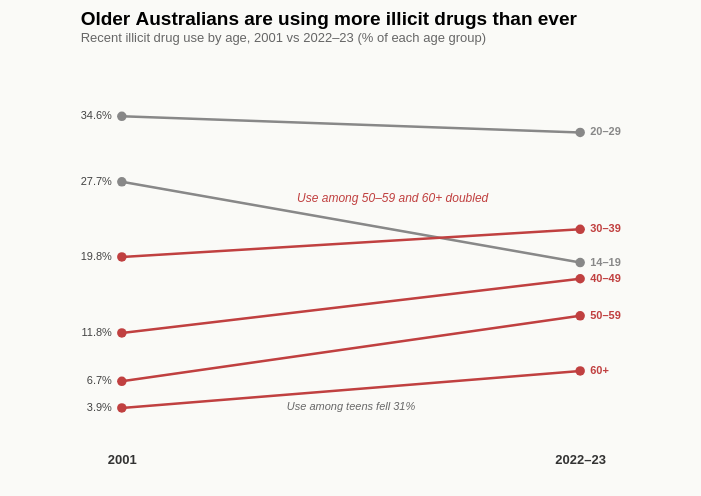

The Vega-Lite source for this figure:
### Vega-Lite specification from a JSON file in a GitHub repository (floating-point values rounded to 4 significant figures)
{"$schema": "https://vega.github.io/schema/vega-lite/v5.json", "title": {"text": "Older Australians are using more illicit drugs than ever", "subtitle": "Recent illicit drug use by age, 2001 vs 2022–23 (% of each age group)", "anchor": "start", "fontSize": 19, "subtitleFontSize": 13, "subtitleColor": "#666", "offset": 20}, "config": {"view": {"stroke": null}, "font": "sans-serif"}, "background": "#FAFAF7", "width": 500, "height": 380, "padding": {"left": 80, "right": 80, "top": 10, "bottom": 30}, "layer": [{"data": {"values": [{"age": "14–19", "year": "2001", "year_num": 2001, "rate": 27.7, "direction": "Decreased"}, {"age": "14–19", "year": "2022–23", "year_num": 2023, "rate": 19.2, "direction": "Decreased"}, {"age": "20–29", "year": "2001", "year_num": 2001, "rate": 34.6, "direction": "Decreased"}, {"age": "20–29", "year": "2022–23", "year_num": 2023, "rate": 32.9, "direction": "Decreased"}, {"age": "30–39", "year": "2001", "year_num": 2001, "rate": 19.8, "direction": "Increased"}, {"age": "30–39", "year": "2022–23", "year_num": 2023, "rate": 22.7, "direction": "Increased"}, {"age": "40–49", "year": "2001", "year_num": 2001, "rate": 11.8, "direction": "Increased"}, {"age": "40–49", "year": "2022–23", "year_num": 2023, "rate": 17.5, "direction": "Increased"}, {"age": "50–59", "year": "2001", "year_num": 2001, "rate": 6.7, "direction": "Increased"}, {"age": "50–59", "year": "2022–23", "year_num": 2023, "rate": 13.6, "direction": "Increased"}, {"age": "60+", "year": "2001", "year_num": 2001, "rate": 3.9, "direction": "Increased"}, {"age": "60+", "year": "2022–23", "year_num": 2023, "rate": 7.8, "direction": "Increased"}]}, "mark": {"type": "line", "strokeWidth": 2.5, "strokeCap": "round"}, "encoding": {"x": {"field": "year_num", "type": "quantitative", "scale": {"domain": [2000, 2024]}, "title": null, "axis": {"values": [2001, 2023], "labelExpr": "datum.value == 2001 ? '2001' : '2022–23'", "labelFontSize": 13, "labelFontWeight": 600, "labelColor": "#333", "domain": false, "ticks": false, "labelPadding": 8, "grid": false}}, "y": {"field": "rate", "type": "quantitative", "title": null, "scale": {"domain": [0, 38]}, "axis": null}, "detail": {"field": "age"}, "color": {"field": "direction", "type": "nominal", "scale": {"domain": ["Decreased", "Increased"], "range": ["#888", "#C04040"]}, "legend": null}}}, {"data": {"values": [{"age": "14–19", "year": "2001", "year_num": 2001, "rate": 27.7, "direction": "Decreased"}, {"age": "14–19", "year": "2022–23", "year_num": 2023, "rate": 19.2, "direction": "Decreased"}, {"age": "20–29", "year": "2001", "year_num": 2001, "rate": 34.6, "direction": "Decreased"}, {"age": "20–29", "year": "2022–23", "year_num": 2023, "rate": 32.9, "direction": "Decreased"}, {"age": "30–39", "year": "2001", "year_num": 2001, "rate": 19.8, "direction": "Increased"}, {"age": "30–39", "year": "2022–23", "year_num": 2023, "rate": 22.7, "direction": "Increased"}, {"age": "40–49", "year": "2001", "year_num": 2001, "rate": 11.8, "direction": "Increased"}, {"age": "40–49", "year": "2022–23", "year_num": 2023, "rate": 17.5, "direction": "Increased"}, {"age": "50–59", "year": "2001", "year_num": 2001, "rate": 6.7, "direction": "Increased"}, {"age": "50–59", "year": "2022–23", "year_num": 2023, "rate": 13.6, "direction": "Increased"}, {"age": "60+", "year": "2001", "year_num": 2001, "rate": 3.9, "direction": "Increased"}, {"age": "60+", "year": "2022–23", "year_num": 2023, "rate": 7.8, "direction": "Increased"}]}, "mark": {"type": "circle", "size": 90, "opacity": 1}, "encoding": {"x": {"field": "year_num", "type": "quantitative"}, "y": {"field": "rate", "type": "quantitative"}, "color": {"field": "direction", "type": "nominal", "scale": {"domain": ["Decreased", "Increased"], "range": ["#888", "#C04040"]}, "legend": null}}}, {"data": {"values": [{"age": "14–19", "year_num": 2001, "rate": 27.7, "label": "14–19", "value_label": "27.7%", "direction": "Decreased"}, {"age": "20–29", "year_num": 2001, "rate": 34.6, "label": "20–29", "value_label": "34.6%", "direction": "Decreased"}, {"age": "30–39", "year_num": 2001, "rate": 19.8, "label": "30–39", "value_label": "19.8%", "direction": "Increased"}, {"age": "40–49", "year_num": 2001, "rate": 11.8, "label": "40–49", "value_label": "11.8%", "direction": "Increased"}, {"age": "50–59", "year_num": 2001, "rate": 6.7, "label": "50–59", "value_label": "6.7%", "direction": "Increased"}, {"age": "60+", "year_num": 2001, "rate": 3.9, "label": "60+", "value_label": "3.9%", "direction": "Increased"}]}, "mark": {"type": "text", "fontSize": 11, "fontWeight": 500, "align": "right", "dx": -10, "color": "#444"}, "encoding": {"x": {"field": "year_num", "type": "quantitative"}, "y": {"field": "rate", "type": "quantitative"}, "text": {"field": "value_label"}}}, {"data": {"values": [{"age": "14–19", "year_num": 2023, "rate": 19.2, "label": "14–19", "value_label": "19.2%", "direction": "Decreased"}, {"age": "20–29", "year_num": 2023, "rate": 32.9, "label": "20–29", "value_label": "32.9%", "direction": "Decreased"}, {"age": "30–39", "year_num": 2023, "rate": 22.7, "label": "30–39", "value_label": "22.7%", "direction": "Increased"}, {"age": "40–49", "year_num": 2023, "rate": 17.5, "label": "40–49", "value_label": "17.5%", "direction": "Increased"}, {"age": "50–59", "year_num": 2023, "rate": 13.6, "label": "50–59", "value_label": "13.6%", "direction": "Increased"}, {"age": "60+", "year_num": 2023, "rate": 7.8, "label": "60+", "value_label": "7.8%", "direction": "Increased"}]}, "mark": {"type": "text", "fontSize": 11, "fontWeight": 600, "align": "left", "dx": 10}, "encoding": {"x": {"field": "year_num", "type": "quantitative"}, "y": {"field": "rate", "type": "quantitative"}, "text": {"field": "label"}, "color": {"field": "direction", "type": "nominal", "scale": {"domain": ["Decreased", "Increased"], "range": ["#666", "#A0322B"]}, "legend": null}}}, {"data": {"values": [{"x": 2014, "y": 26, "text": "Use among 50–59 and 60+ doubled"}]}, "mark": {"type": "text", "fontSize": 12, "fontStyle": "italic", "color": "#C04040", "align": "center"}, "encoding": {"x": {"field": "x", "type": "quantitative"}, "y": {"field": "y", "type": "quantitative"}, "text": {"field": "text"}}}, {"data": {"values": [{"x": 2012, "y": 4, "text": "Use among teens fell 31%"}]}, "mark": {"type": "text", "fontSize": 11, "fontStyle": "italic", "color": "#666", "align": "center"}, "encoding": {"x": {"field": "x", "type": "quantitative"}, "y": {"field": "y", "type": "quantitative"}, "text": {"field": "text"}}}]}
